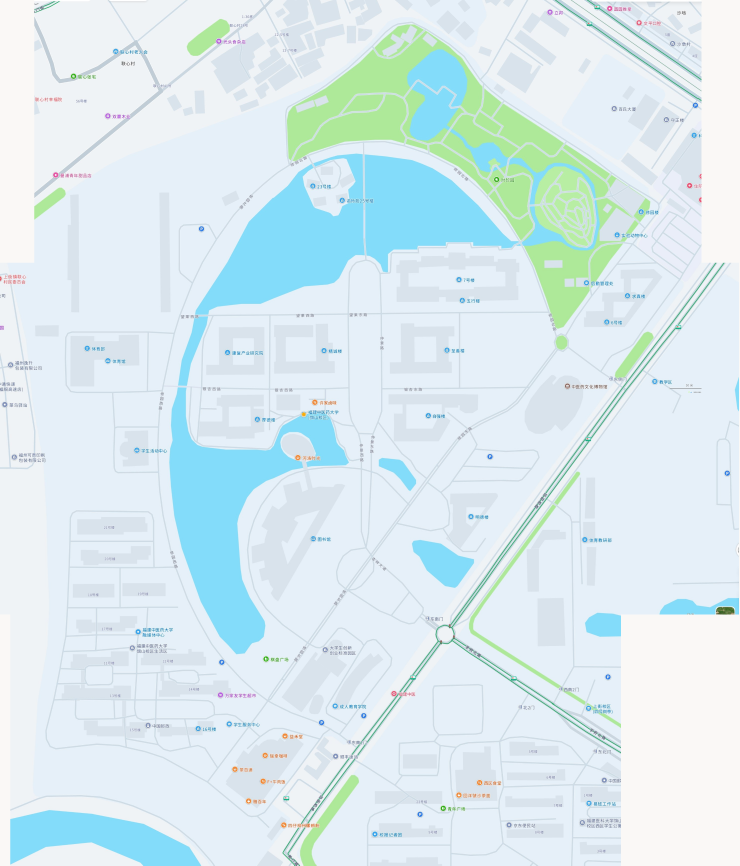
#> input picture _audit/campus_map_20261113/_data/amap/master.png, 2957 x 3463 px, found by its file name (shown at 1/4 size)
$ python kmeans.py
#> lines starting #> are read from the running program, lines starting #| are printed output that depends on the picture
import cv2, numpy as np, os
BASE = r"C:\Users\Ko_Li\.openclaw\workspace\web\_audit\campus_map_20261113\_data\amap"
WORK = os.path.join(BASE,"_work")
im=cv2.imread(os.path.join(BASE,"master.png"))
#> im is the input picture: shape (3463, 2957, 3); mean B, G, R 240.3, 235.5, 217.7
sub=im[1900:2250, 1950:2400].copy()  # over 学府北路 area
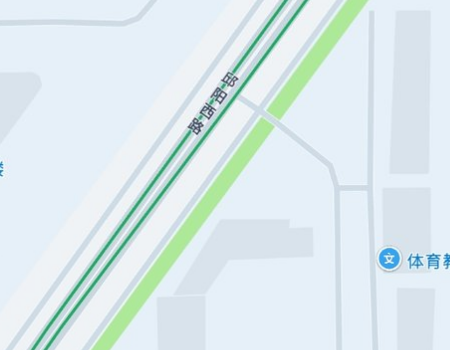
#> sub: shape (350, 450, 3); mean B, G, R 237.2, 234.1, 220.4
Z=sub.reshape(-1,3).astype(np.float32)
crit=(cv2.TERM_CRITERIA_EPS+cv2.TERM_CRITERIA_MAX_ITER,60,0.2)
K=12
best=None
for seed in range(3):
    cv2.setRNGSeed(seed)
    ret,labels,centers=cv2.kmeans(Z,K,None,crit,5,cv2.KMEANS_PP_CENTERS)
    if best is None or ret<best[0]: best=(ret,labels.copy(),centers.copy())
#> this loop made 3 passes
#> ret on passes 1 to 3: 5251573.1, 5251553.9, 5296683.4
ret,labels,centers=best
#> ret = 5251553.9; centers = [[248.4, 240, 229.8], [213.7, 219.9, 184.8], [152.1, 174.9, 107.7], [227, 218.4, 206.3], [154.8, 231.2, 174.4], [235.8, 227.7, 217.1], [188.4, 201.8, 145.7], [246.1, 242.6, 238.6], [213.9, 159.1, 74.86], [119.3, 107.5, 96.18], [117.7, 155.9, 62.52], [194.2, 233.4, 197.4]]
counts=np.bincount(labels.ravel(),minlength=K)
#> counts = [84259, 2576, 1022, 10512, 6220, 25278, 1117, 22935, 429, 308, 1718, 1126]
order=np.argsort(-counts)
#> order = [0, 5, 7, 3, 4, 1, 10, 11, 6, 2, 8, 9]
print("cluster centers (BGR) counts, sorted:")
for i in order:
    print(i, centers[i].round(1), counts[i])
#> this loop made 12 passes
#> i on passes 2, 3, 6, 7, 8, 9, 10, 11, 12: 5, 7, 1, 10, 11, 6, 2, 8, 9
#| 0 [248.4 240.  229.8] 84259
#| 5 [235.8 227.7 217.1] 25278
#| 7 [246.1 242.6 238.6] 22935
#| 3 [227.  218.4 206.3] 10512
#| 4 [154.8 231.2 174.4] 6220
#| 1 [213.7 219.9 184.8] 2576
#| 10 [117.7 155.9  62.5] 1718
#| 11 [194.2 233.4 197.4] 1126
#> (further printed lines are left out)
# recolor: assign distinct palette
pal=np.array([
 [0,0,0],[0,0,255],[0,255,0],[255,0,0],[0,255,255],[255,0,255],[255,255,0],
 [0,128,255],[128,0,255],[255,128,0],[0,255,128],[128,255,0]],np.uint8)
vis=pal[labels.ravel()].reshape(sub.shape)
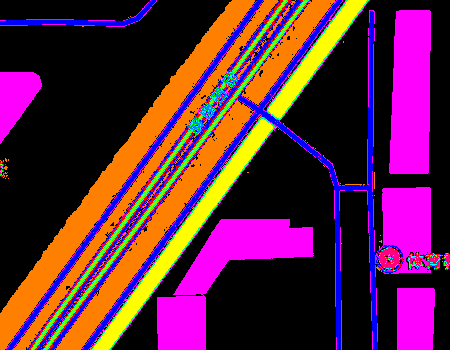
#> vis: shape (350, 450, 3); mean B, G, R 61.5, 37, 94.4
cv2.imwrite(os.path.join(WORK,"t_kmeans.png"), vis)
print("saved")
